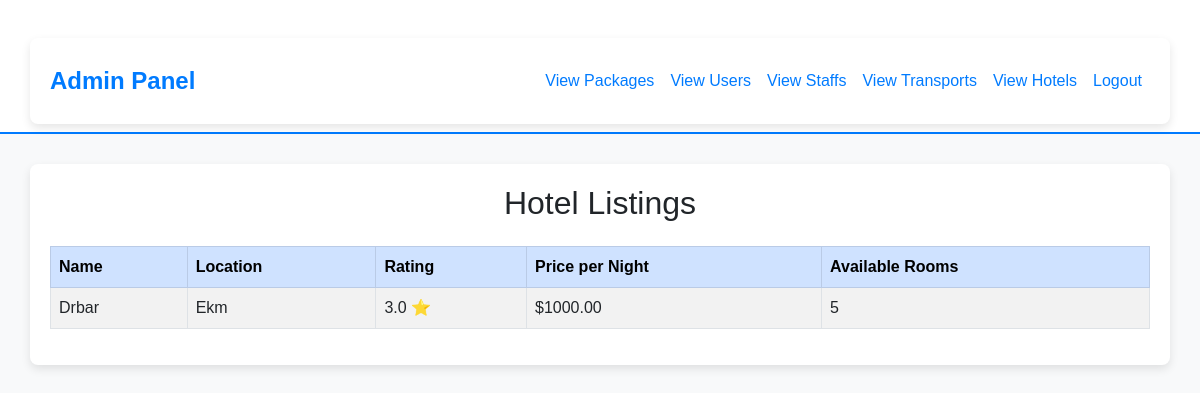
/adminhotels/, run on an earlier commit of the app's database.
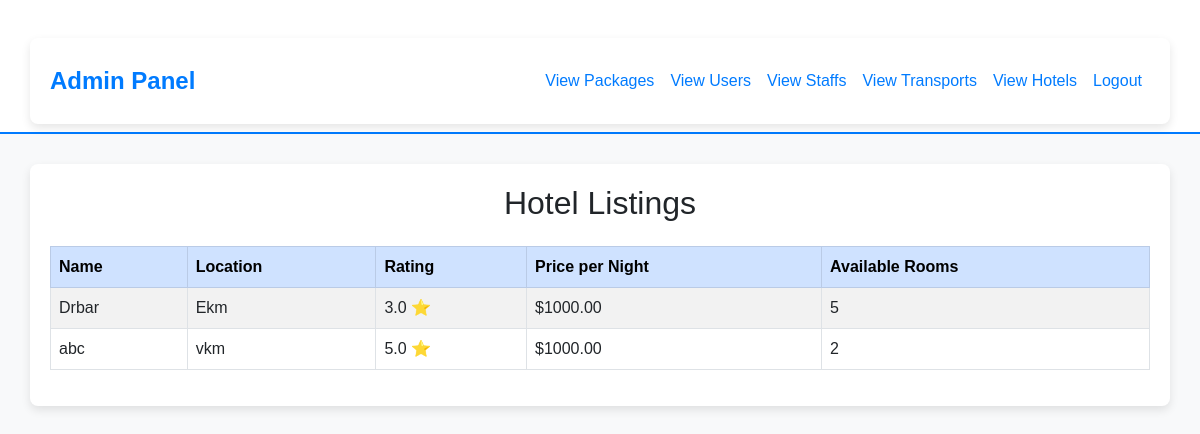
And on a later commit of the database.
### app/models.py (models this page shows, shortened)
class Hotel(models.Model):
    name = models.CharField(max_length=255)
    location = models.CharField(max_length=255)
    rating = models.FloatField()
    price_per_night = models.DecimalField(max_digits=10, decimal_places=2)
    available_rooms = models.IntegerField()
    image = models.ImageField(upload_to='hotels/', null=True, blank=True)

### app/views.py (the view)
# urls.py: path('adminhotels/', views.admin_view_hotels, name='admin_view_hotels'),
def admin_view_hotels(request):
    hotels = Hotel.objects.all()
    return render(request, 'admin/view_hotels.html', {'hotels': hotels})

### templates/admin/view_hotels.html (shortened to what this page needs)
<!DOCTYPE html>
<html lang="en">
<head>
    <link href="https://cdn.jsdelivr.net/npm/bootstrap@5.3.0/dist/css/bootstrap.min.css" rel="stylesheet">
</head>
<body>
    <nav class="navbar navbar-expand-lg navbar-dark bg-primary">
        <div class="container">
            <a class="navbar-brand" href="#">Admin Panel</a>
            <div class="collapse navbar-collapse" id="navbarNav">
                <ul class="navbar-nav ms-auto">
                    <li class="nav-item"><a class="nav-link" href="{% url 'admin_view_packages' %}">View Packages</a></li>
                    <li class="nav-item"><a class="nav-link" href="{% url 'admin_view_users' %}">View Users</a></li>
                    <li class="nav-item"><a class="nav-link" href="{% url 'admin_view_staffs' %}">View Staffs</a></li>
                    <li class="nav-item"><a class="nav-link" href="{% url 'admin_view_transports' %}">View Transports</a></li>
                    <li class="nav-item"><a class="nav-link" href="{% url 'admin_view_hotels' %}">View Hotels</a></li>
                    <li class="nav-item"><a class="nav-link btn-danger" href="{% url 'logout' %}">Logout</a></li>
                </ul>
            </div>
        </div>
    </nav>
    <div class="container">
{% block content %}
<h2 class="text-center mb-4">Hotel Listings</h2>
<div class="table-responsive">
    <table class="table table-bordered table-striped">
        <thead class="table-primary">
            <tr>
                <th>Name</th>
                <th>Location</th>
                <th>Rating</th>
                <th>Price per Night</th>
                <th>Available Rooms</th>
            </tr>
        </thead>
        <tbody>
            {% for hotel in hotels %}
            <tr>
                <td>{{ hotel.name }}</td>
                <td>{{ hotel.location }}</td>
                <td>{{ hotel.rating }} ⭐</td>
                <td>${{ hotel.price_per_night }}</td>
                <td>{{ hotel.available_rooms }}</td>
            </tr>
            {% endfor %}
        </tbody>
    </table>
</div>
{% endblock %}
    </div>
</body>
</html>

What changed in the data, as far as the page shows it:
added Hotel: name "abc", location "vkm", rating "5.0", price_per_night "1000.00", available_rooms "2"
